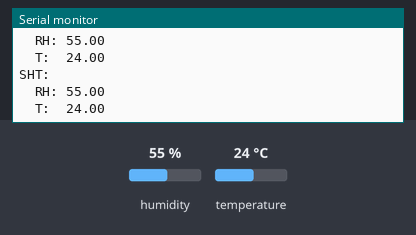
Bench run of a sketch on a simulated Arduino Uno, built with avr-gcc and run on an emulated ATmega328P. On the bench: the last lines printed to the serial monitor. Inputs (shaded band) come from the test bench; at power-on: humidity 55 %, temperature 24 °C.

Above: at 2.2 s.
2.3 s: humidity set to 22 %
At 3.6 s:
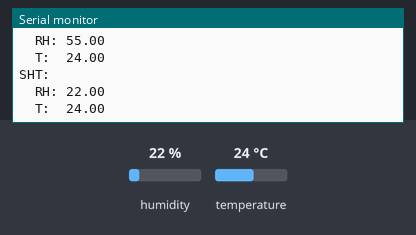
3.8 s: temperature set to 12 °C
At 4.8 s:
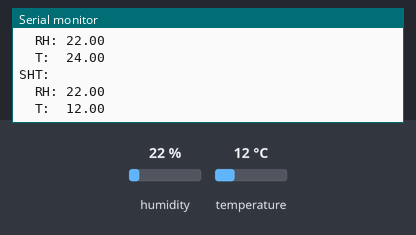
5.3 s: humidity set to 40 %
At 7.0 s:
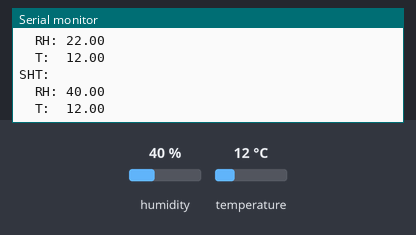
Timing chart, 0 to 8.5 s (numbered marks = the images above; inputs shaded):
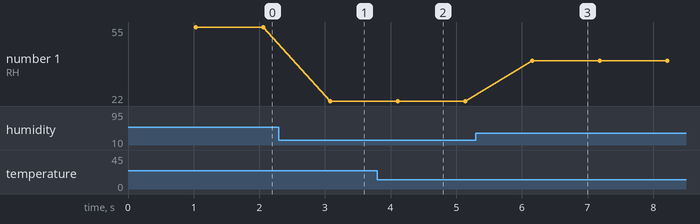

Measured:
- after the input at 2.3 s, the serial monitor: prints a new line after 0.78 s (image 1)
- after the input at 3.8 s, the serial monitor: prints a new line after 0.32 s (image 2)
- after the input at 5.3 s, the serial monitor: prints a new line after 0.86 s (image 3)
- plotted number 1: 55 → 22 after the input at 2.3 s, 22 → 40 after the input at 5.3 s

The sketch:

Etape_4_2_UCA_Board_SHTC3.ino
```cpp
// Etape_4_2_UCA_Board_SHTC3
// Le code est écrit en C++ : voir main.cpp (setup/loop) et les classes .h/.cpp de ce dossier.
// Ce fichier .ino doit exister (même nom que le dossier) pour que l'Arduino IDE ouvre le projet.
```

CapteurTempHum.cpp
```cpp
#include "CapteurTempHum.h"

bool CapteurTempHum::begin() {
  Wire.begin();
  return sht_.init();
}

bool CapteurTempHum::lire(MesureTempHum& mesure) {
  if (!sht_.readSample()) {
    return false;
  }
  mesure.temperature = sht_.getTemperature();
  mesure.humidite = sht_.getHumidity();
  return true;
}
```

CapteurTempHum.h
```cpp
#pragma once
#include <Arduino.h>
#include <Wire.h>
#include "SHTSensor.h"

struct MesureTempHum {
  float temperature;  // °C
  float humidite;     // %HR
};

// Capteur de température et d'humidité SHTC3 (I2C, adresse 0x70).
class CapteurTempHum {
public:
  bool begin();
  bool lire(MesureTempHum& mesure);

private:
  SHTSensor sht_;
};
```

main.cpp
```cpp
// Étape 4.2 – Capteur de température et d'humidité SHTC3 (9600 bauds)
#include <Arduino.h>
#include "CapteurTempHum.h"

namespace {
constexpr unsigned long DEBIT_BAUDS = 9600;
constexpr unsigned long PERIODE_MS = 1000;
CapteurTempHum capteur;
}  // namespace

void setup() {
  Serial.begin(DEBIT_BAUDS);
  delay(1000);  // laisse le temps au moniteur série de s'ouvrir

  Serial.println(capteur.begin() ? "init(): success" : "init(): failed");
}

void loop() {
  MesureTempHum mesure{};
  if (capteur.lire(mesure)) {
    Serial.println("SHT:");
    Serial.print("  RH: ");
    Serial.println(mesure.humidite, 2);
    Serial.print("  T:  ");
    Serial.println(mesure.temperature, 2);
  } else {
    Serial.println("Error in readSample()");
  }
  delay(PERIODE_MS);
}
```
